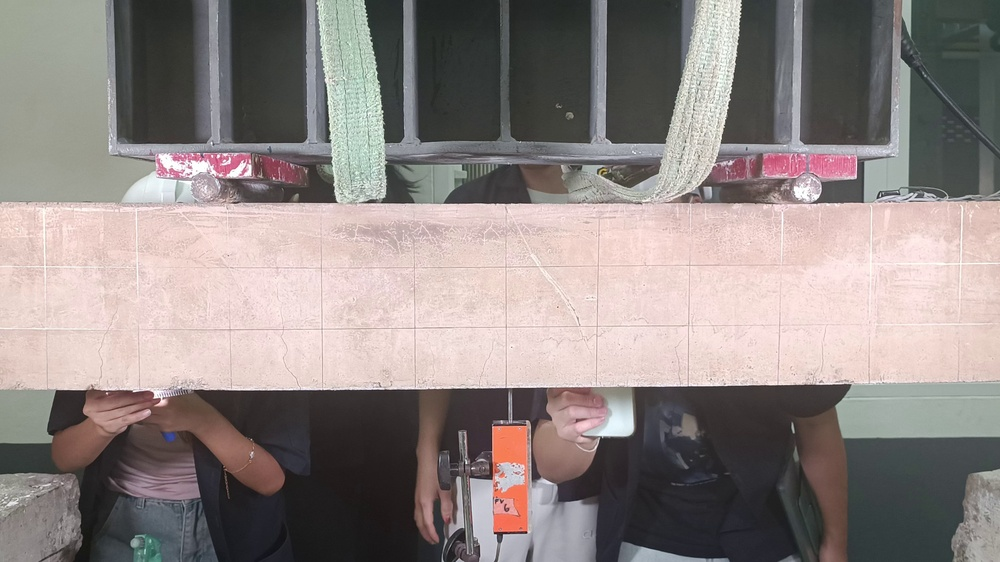
#> input picture code/images/frame_0013.jpg, 1000 x 562 px, shrunk from 3840 x 2160 before the run
$ python 09_sobel.py
#> lines starting #> are read from the running program, lines starting #| are printed output that depends on the picture
from matplotlib import pyplot as plt
from skimage import io, color
#Import the color module
from skimage import color

#Import the filters module and sobel function
from skimage.filters import sobel

#load image
crack_image = io.imread('../images/frame_0013.jpg')
#> crack_image is the input picture: shape (562, 1000, 3); mean R, G, B 143.1, 133.8, 131.4

#Make the image grayscale
gray_crack = color.rgb2gray(crack_image)
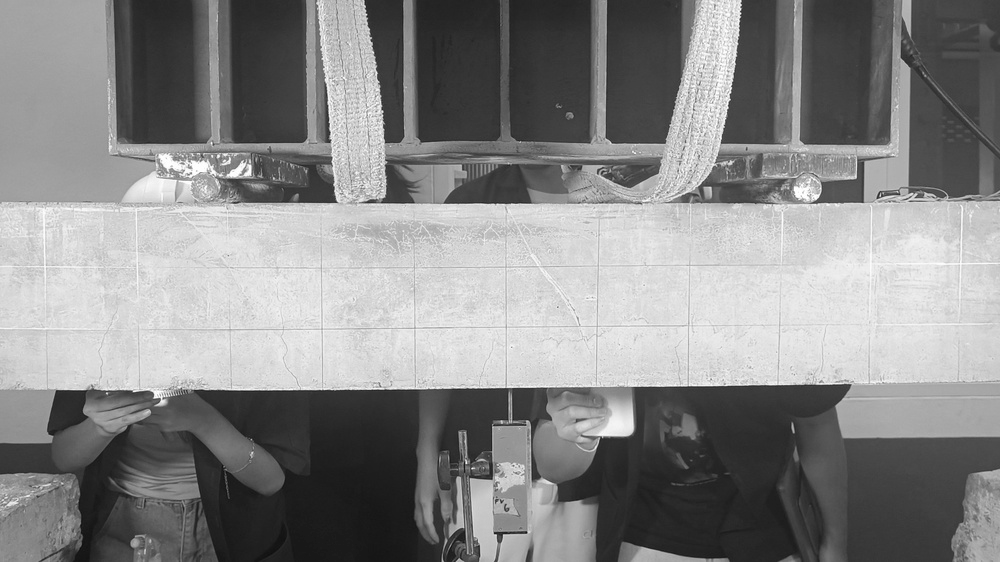
#> gray_crack: shape (562, 1000) float64; min 0.0546, max 1, mean 0.532

#Apply the sobel filter to the grayscale image
edge_sobel = sobel(gray_crack)
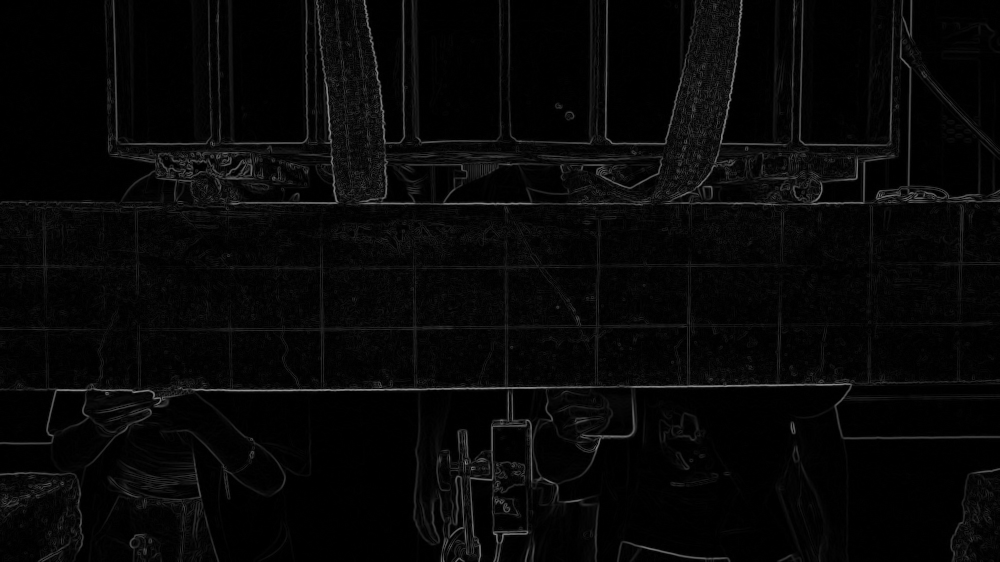
#> edge_sobel: shape (562, 1000) float64; min 0, max 0.587, mean 0.0295

#show the original image
def plot_comparison (original, filtered, titile_filtered):

#> called with titile_filtered = 'Sobel Edge Detection'
    fig, (ax1, ax2) = plt.subplots(ncols=2, figsize=(8, 6) , sharex=True, sharey=True)
    ax1.imshow(original, cmap=plt.cm.gray)
    ax1.set_title('Original')
    ax1.axis('off')
    ax2.imshow(filtered, cmap=plt.cm.gray)
    ax2.set_title(titile_filtered)
    ax2.axis('off')
    plt.show()
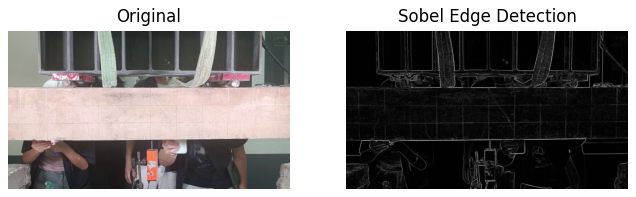
#> figure drawn by matplotlib, 2 panels

plot_comparison(crack_image, edge_sobel, "Sobel Edge Detection")

$ run again, with code/images/frame_0000.jpg copied over code/images/frame_0013.jpg
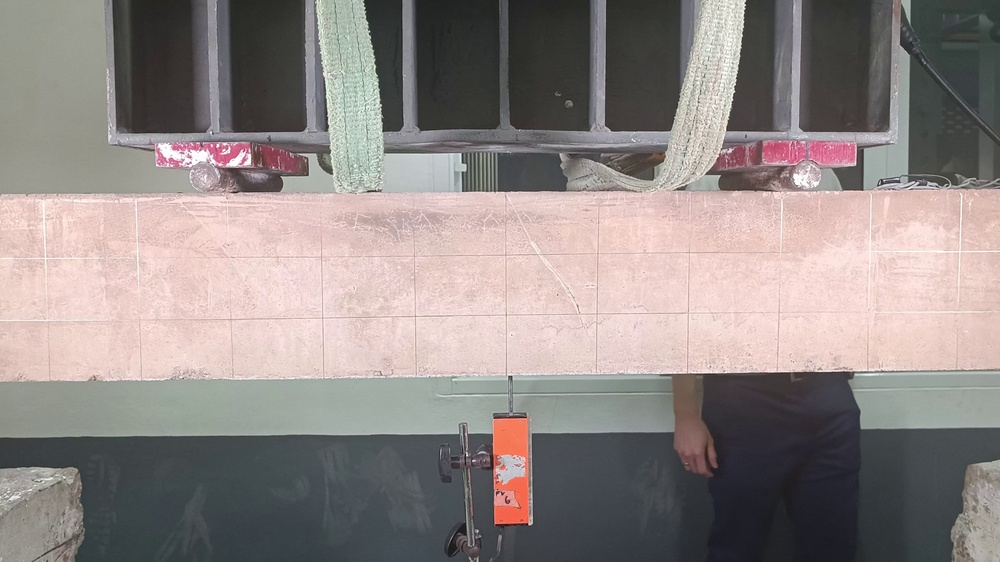
#> input picture code/images/frame_0000.jpg, 1000 x 562 px, shrunk from 3840 x 2160 before the run
#> crack_image is the input picture: shape (562, 1000, 3); mean R, G, B 144.6, 135.8, 133.5
#> `edge_sobel = sobel(gray_crack)`:
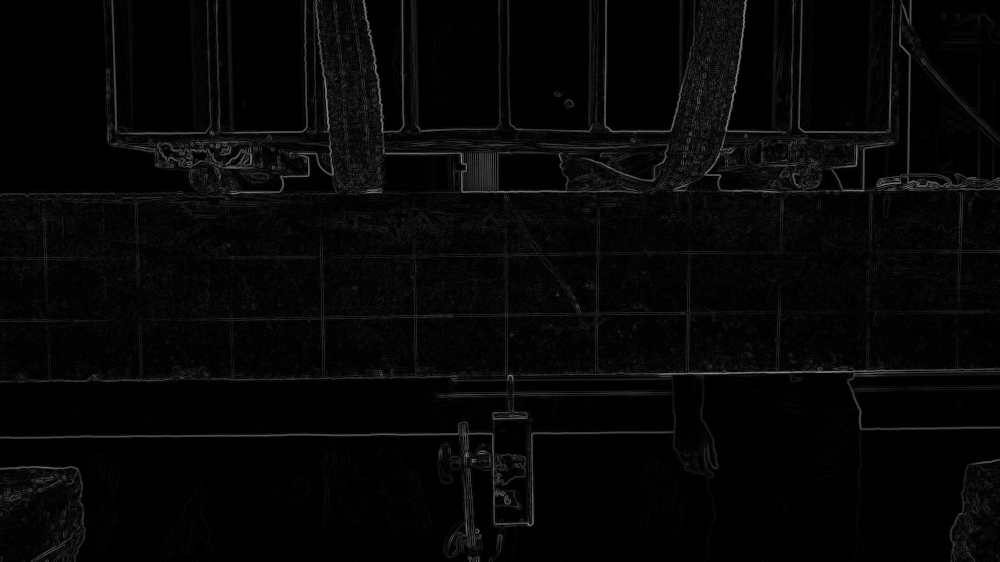
#> edge_sobel: shape (562, 1000) float64; min 0, max 0.559, mean 0.0265
#> in plot_comparison, `plt.show()`:
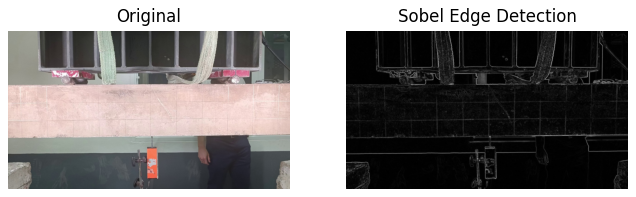
#> figure drawn by matplotlib, 2 panels

$ run again, with code/images/frame_0015.jpg copied over code/images/frame_0013.jpg
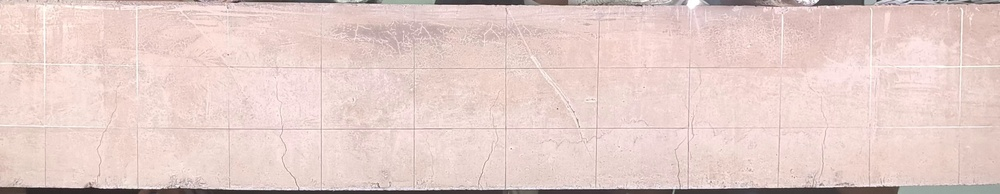
#> input picture code/images/frame_0015.jpg, 1000 x 194 px, shrunk from 3840 x 745 before the run
#> crack_image is the input picture: shape (194, 1000, 3); mean R, G, B 229.6, 206.3, 201.5
#> `edge_sobel = sobel(gray_crack)`:
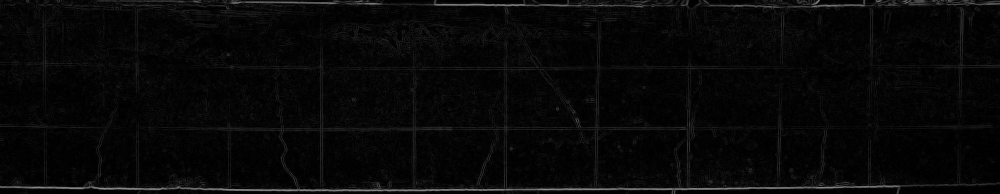
#> edge_sobel: shape (194, 1000) float64; min 0, max 0.58, mean 0.0318
#> in plot_comparison, `plt.show()`:
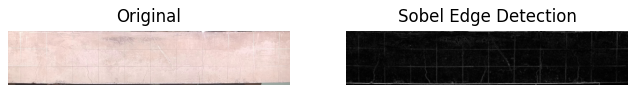
#> figure drawn by matplotlib, 2 panels

$ run again, with code/images/1080.jpg copied over code/images/frame_0013.jpg
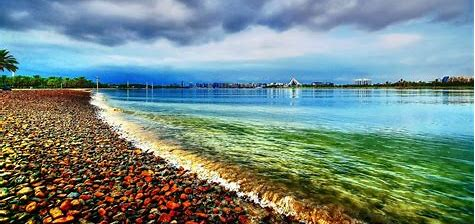
#> input picture code/images/1080.jpg, 475 x 224 px
#> crack_image is the input picture: shape (224, 475, 3); mean R, G, B 115.5, 138.6, 133.2
#> `edge_sobel = sobel(gray_crack)`:
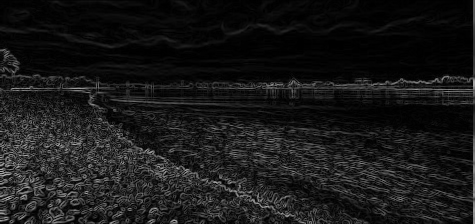
#> edge_sobel: shape (224, 475) float64; min 0, max 0.703, mean 0.096
#> in plot_comparison, `plt.show()`:
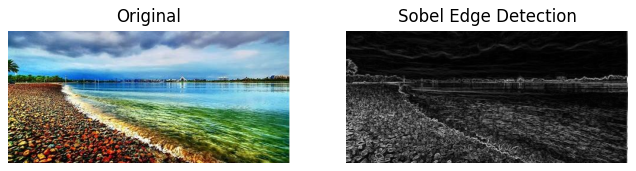
#> figure drawn by matplotlib, 2 panels
